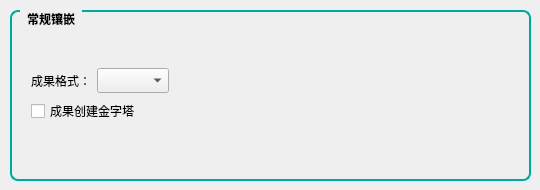
         <widget class="QWidget" name="imageInlay_Page">
          <widget class="QGroupBox" name="groupBox_7">
           <property name="geometry">
            <rect>
             <x>10</x>
             <y>10</y>
             <width>521</width>
             <height>171</height>
            </rect>
           </property>
           <property name="font">
            <font>
             <family>Source Han Sans SC Medium</family>
             <pointsize>9</pointsize>
             <weight>75</weight>
             <italic>false</italic>
             <bold>true</bold>
            </font>
           </property>
           <property name="styleSheet">
            <string notr="true">/* QGroupBox 圆角边框样式 */
QGroupBox {
    border: 1.5px solid #00a99d;   
    border-radius: 8px;           /* 8像素圆角 */
    margin-top: 1ex;              /* 留出标题空间 */
    padding: 10px;                /* 内边距 */
    font-weight: bold;            /* 标题加粗 */
}
 
/* QGroupBox 标题样式 */
QGroupBox::title {
    subcontrol-origin: margin;
    left: 10px;                   /* 标题左边距 */
    padding: 0 5px;               /* 标题内边距 */
}</string>
           </property>
           <property name="title">
            <string>常规镶嵌</string>
           </property>
           <layout class="QGridLayout" name="gridLayout_7">
            <item row="0" column="0">
             <layout class="QVBoxLayout" name="verticalLayout_24">
              <item>
               <layout class="QHBoxLayout" name="horizontalLayout_37">
                <item>
                 <widget class="QLabel" name="imageInlay_resultFormatLabel">
                  <property name="font">
                   <font>
                    <family>Source Han Sans SC Medium</family>
                    <pointsize>9</pointsize>
                    <weight>7</weight>
                    <italic>false</italic>
                    <bold>false</bold>
                   </font>
                  </property>
                  <property name="text">
                   <string>成果格式：</string>
                  </property>
                 </widget>
                </item>
                <item>
                 <widget class="QComboBox" name="imageInlay_resultFormatBox">
                  <property name="font">
                   <font>
                    <family>Source Han Sans SC Medium</family>
                    <pointsize>9</pointsize>
                    <weight>7</weight>
                    <italic>false</italic>
                    <bold>false</bold>
                   </font>
                  </property>
                 </widget>
                </item>
                <item>
                 <spacer name="horizontalSpacer_39">
                  <property name="orientation">
                   <enum>Qt::Horizontal</enum>
                  </property>
                  <property name="sizeHint" stdset="0">
                   <size>
                    <width>40</width>
                    <height>20</height>
                   </size>
                  </property>
                 </spacer>
                </item>
               </layout>
              </item>
              <item>
               <widget class="QCheckBox" name="checkBox_25">
                <property name="font">
                 <font>
                  <family>Source Han Sans SC Medium</family>
                  <pointsize>9</pointsize>
                  <weight>50</weight>
                  <italic>false</italic>
                  <bold>false</bold>
                 </font>
                </property>
                <property name="text">
                 <string>成果创建金字塔</string>
                </property>
               </widget>
              </item>
             </layout>
            </item>
           </layout>
          </widget>
         </widget>
